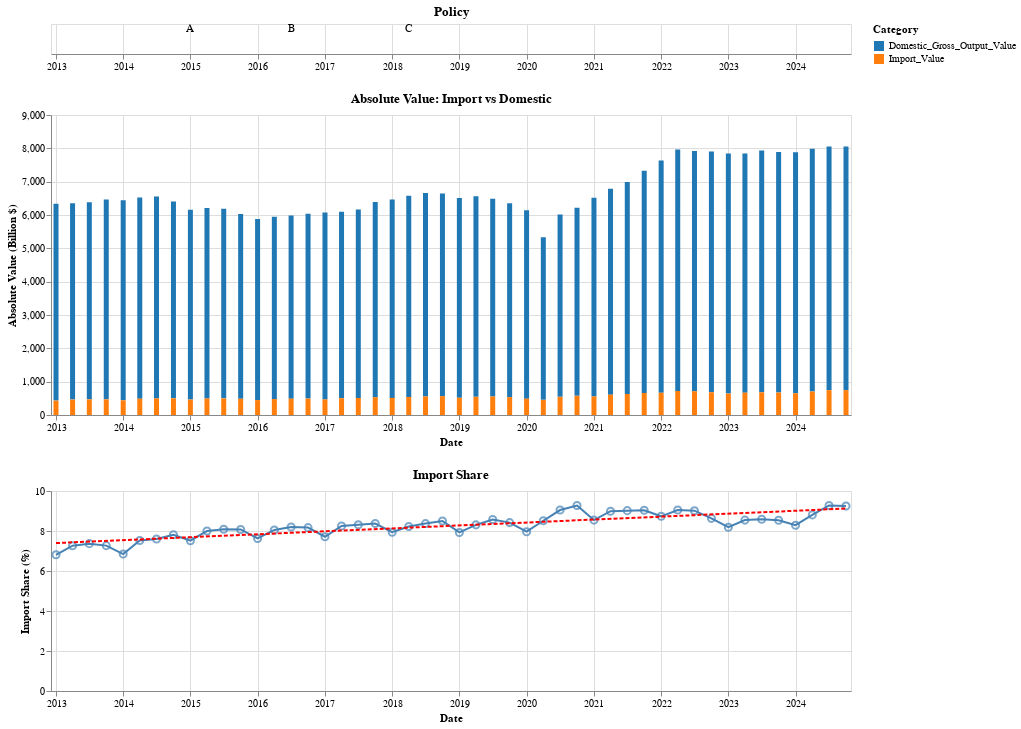

Source (notebook cell):
### Code cell
import pandas as pd
import altair as alt

# prepare dataframe
df_imp = pd.read_csv('../data/Processed/import_domestic/import.csv', names=['Quarter','Import_Value'],skiprows=1)
df_dmst  = pd.read_csv('../data/Processed/import_domestic/domestic_gross_output.csv', names=['Quarter','Domestic_Gross_Output_Value'],skiprows=1)

df = df_imp.merge(df_dmst, on='Quarter')
df['Date'] = pd.PeriodIndex(df['Quarter'], freq='Q').to_timestamp()
df['Share']   = df['Import_Value'] / (df['Import_Value'] + df['Domestic_Gross_Output_Value']) * 100

df_bar = df.melt(
    id_vars=['Date'],
    value_vars=['Domestic_Gross_Output_Value','Import_Value'],
    var_name='Type',
    value_name='Amount'
)

# build selector
nearest = alt.selection_point(
    fields=['Date'],
    nearest=True,
    on='mouseover',
    empty='none'
)

# build policy row
policy_bars = alt.Chart(policies).mark_rect().encode(
    x='start:T',
    x2='end:T',
    y=alt.value(0),        
    y2=alt.value(1),
    color=alt.Color('policy:N',
                    scale=alt.Scale(scheme='category10'))
).properties(height=30)

policy_labels = alt.Chart(policies).mark_text(
    baseline='middle', dy=-10, color='black'
).encode(
    x=alt.X('start:T', title=None),   
    text='policy:N'
).properties(height=30)

policy_row = alt.layer(policy_bars, policy_labels).properties(
    width=800,   
    title='Policy'
)

# build top
bars = alt.Chart(df_bar).mark_bar().encode(
    x=alt.X('Date:T',),
    y=alt.Y('Amount:Q', title='Absolute Value (Billion $)'),
    color=alt.Color('Type:N',
                    scale=alt.Scale(domain=['Domestic_Gross_Output_Value','Import_Value'],
                                    range=['#4C78A8','#F58518']),
                    legend=alt.Legend(title='Category'))
)

bars_points = alt.Chart(df_bar).mark_point(size=100, opacity=0).encode(
    x='Date:T',
    y='Amount:Q'
).add_selection(nearest)

bars_rule = alt.Chart(df).mark_rule(color='gray').encode(
    x='Date:T'
).transform_filter(nearest)

bars_text = alt.Chart(df_bar).transform_filter(nearest).mark_text(
    dy=-5
).encode(
    x='Date:T',
    y='Amount:Q',
    text=alt.Text('Amount:Q', format='.0f'),
    detail='Type:N'      
)

top = alt.layer(bars, bars_points, bars_rule, bars_text).properties(
    width=800, height=300,
    title='Absolute Value: Import vs Domestic'
)

# build bottom
raw_line = alt.Chart(df).mark_line(
    color='steelblue', strokeWidth=2
).encode(
    x='Date:T',
    y=alt.Y('Share:Q', title='Import Share (%)'),
)

points = alt.Chart(df).mark_point(
    color='steelblue', size=50
).encode(
    x='Date:T',
    y='Share:Q'
)

trend = alt.Chart(df).transform_regression(
    'Date', 'Share', method='linear'
).mark_line(
    color='red', strokeDash=[4,2], strokeWidth=2
).encode(
    x='Date:T',
    y='Share:Q'
)

line_rule = alt.Chart(df).mark_rule(color='gray').encode(
    x='Date:T'
).transform_filter(nearest)

line_text = alt.Chart(df).transform_filter(nearest).mark_text(
    dy=-10, color='black'
).encode(
    x='Date:T',
    y='Share:Q',
    text=alt.Text('Share:Q', format='.2f')
)

bottom = alt.layer(raw_line, points, trend, line_rule, line_text).properties(
    width=800, height=200,
    title='Import Share'
)

# assemble
chart = alt.vconcat(policy_row, top, bottom).resolve_scale(
    x='shared',    
    y='independent' 
)

chart

### Figure 1 — Vega-Lite specification as saved in the notebook (floating-point values rounded to 4 significant figures)
{"config": {"view": {"continuousWidth": 300, "continuousHeight": 300}}, "vconcat": [{"layer": [{"mark": {"type": "rect"}, "encoding": {"color": {"field": "policy", "scale": {"scheme": "category10"}, "type": "nominal"}, "x": {"field": "start", "type": "temporal"}, "x2": {"field": "end"}, "y": {"value": 0}, "y2": {"value": 1}}}, {"mark": {"type": "text", "baseline": "middle", "color": "black", "dy": -10}, "encoding": {"text": {"field": "policy", "type": "nominal"}, "x": {"field": "start", "title": null, "type": "temporal"}}}], "data": {"name": "data-5c3dd3c49d782131d1dd014be17825c5"}, "height": 30, "title": "Policy", "width": 800}, {"layer": [{"data": {"name": "data-085d1319cf2f3670b0c320fa85435f84"}, "mark": {"type": "bar"}, "encoding": {"color": {"field": "Type", "legend": {"title": "Category"}, "scale": {"domain": ["Domestic_Gross_Output_Value", "Import_Value"], "range": ["#4C78A8", "#F58518"]}, "type": "nominal"}, "x": {"field": "Date", "type": "temporal"}, "y": {"field": "Amount", "title": "Absolute Value (Billion $)", "type": "quantitative"}}}, {"data": {"name": "data-085d1319cf2f3670b0c320fa85435f84"}, "mark": {"type": "point", "opacity": 0, "size": 100}, "encoding": {"x": {"field": "Date", "type": "temporal"}, "y": {"field": "Amount", "type": "quantitative"}}, "name": "view_22"}, {"data": {"name": "data-89d1f18a340f41a9595c46fca8a3e423"}, "mark": {"type": "rule", "color": "gray"}, "encoding": {"x": {"field": "Date", "type": "temporal"}}, "transform": [{"filter": {"param": "param_35", "empty": false}}]}, {"data": {"name": "data-085d1319cf2f3670b0c320fa85435f84"}, "mark": {"type": "text", "dy": -5}, "encoding": {"detail": {"field": "Type", "type": "nominal"}, "text": {"field": "Amount", "format": ".0f", "type": "quantitative"}, "x": {"field": "Date", "type": "temporal"}, "y": {"field": "Amount", "type": "quantitative"}}, "transform": [{"filter": {"param": "param_35", "empty": false}}]}], "height": 300, "title": "Absolute Value: Import vs Domestic", "width": 800}, {"layer": [{"mark": {"type": "line", "color": "steelblue", "strokeWidth": 2}, "encoding": {"x": {"field": "Date", "type": "temporal"}, "y": {"field": "Share", "title": "Import Share (%)", "type": "quantitative"}}}, {"mark": {"type": "point", "color": "steelblue", "size": 50}, "encoding": {"x": {"field": "Date", "type": "temporal"}, "y": {"field": "Share", "type": "quantitative"}}}, {"mark": {"type": "line", "color": "red", "strokeDash": [4, 2], "strokeWidth": 2}, "encoding": {"x": {"field": "Date", "type": "temporal"}, "y": {"field": "Share", "type": "quantitative"}}, "transform": [{"on": "Date", "regression": "Share", "method": "linear"}]}, {"mark": {"type": "rule", "color": "gray"}, "encoding": {"x": {"field": "Date", "type": "temporal"}}, "transform": [{"filter": {"param": "param_35", "empty": false}}]}, {"mark": {"type": "text", "color": "black", "dy": -10}, "encoding": {"text": {"field": "Share", "format": ".2f", "type": "quantitative"}, "x": {"field": "Date", "type": "temporal"}, "y": {"field": "Share", "type": "quantitative"}}, "transform": [{"filter": {"param": "param_35", "empty": false}}]}], "data": {"name": "data-89d1f18a340f41a9595c46fca8a3e423"}, "height": 200, "title": "Import Share", "width": 800}], "params": [{"name": "param_35", "select": {"type": "point", "fields": ["Date"], "nearest": true, "on": "mouseover"}, "views": ["view_22"]}], "resolve": {"scale": {"x": "shared", "y": "independent"}}, "$schema": "https://vega.github.io/schema/vega-lite/v5.8.0.json", "datasets": {"data-5c3dd3c49d782131d1dd014be17825c5": [{"start": "2015-01-01T00:00:00", "end": "2016-06-30T00:00:00", "policy": "A"}, {"start": "2016-07-01T00:00:00", "end": "2018-03-31T00:00:00", "policy": "B"}, {"start": "2018-04-01T00:00:00", "end": "2020-12-31T00:00:00", "policy": "C"}], "data-085d1319cf2f3670b0c320fa85435f84": [{"Date": "2013-01-01T00:00:00", "Type": "Domestic_Gross_Output_Value", "Amount": 5908.0}, {"Date": "2013-04-01T00:00:00", "Type": "Domestic_Gross_Output_Value", "Amount": 5891.0}, {"Date": "2013-07-01T00:00:00", "Type": "Domestic_Gross_Output_Value", "Amount": 5915.0}, {"Date": "2013-10-01T00:00:00", "Type": "Domestic_Gross_Output_Value", "Amount": 5998.0}, {"Date": "2014-01-01T00:00:00", "Type": "Domestic_Gross_Output_Value", "Amount": 5999.0}, {"Date": "2014-04-01T00:00:00", "Type": "Domestic_Gross_Output_Value", "Amount": 6034.0}, {"Date": "2014-07-01T00:00:00", "Type": "Domestic_Gross_Output_Value", "Amount": 6059.0}, {"Date": "2014-10-01T00:00:00", "Type": "Domestic_Gross_Output_Value", "Amount": 5904.0}, {"Date": "2015-01-01T00:00:00", "Type": "Domestic_Gross_Output_Value", "Amount": 5697.0}, {"Date": "2015-04-01T00:00:00", "Type": "Domestic_Gross_Output_Value", "Amount": 5715.0}, {"Date": "2015-07-01T00:00:00", "Type": "Domestic_Gross_Output_Value", "Amount": 5688.0}, {"Date": "2015-10-01T00:00:00", "Type": "Domestic_Gross_Output_Value", "Amount": 5540.0}, {"Date": "2016-01-01T00:00:00", "Type": "Domestic_Gross_Output_Value", "Amount": 5430.0}, {"Date": "2016-04-01T00:00:00", "Type": "Domestic_Gross_Output_Value", "Amount": 5470.0}, {"Date": "2016-07-01T00:00:00", "Type": "Domestic_Gross_Output_Value", "Amount": 5493.0}, {"Date": "2016-10-01T00:00:00", "Type": "Domestic_Gross_Output_Value", "Amount": 5541.0}, {"Date": "2017-01-01T00:00:00", "Type": "Domestic_Gross_Output_Value", "Amount": 5606.0}, {"Date": "2017-04-01T00:00:00", "Type": "Domestic_Gross_Output_Value", "Amount": 5592.0}, {"Date": "2017-07-01T00:00:00", "Type": "Domestic_Gross_Output_Value", "Amount": 5655.0}, {"Date": "2017-10-01T00:00:00", "Type": "Domestic_Gross_Output_Value", "Amount": 5853.0}, {"Date": "2018-01-01T00:00:00", "Type": "Domestic_Gross_Output_Value", "Amount": 5953.0}, {"Date": "2018-04-01T00:00:00", "Type": "Domestic_Gross_Output_Value", "Amount": 6037.0}, {"Date": "2018-07-01T00:00:00", "Type": "Domestic_Gross_Output_Value", "Amount": 6103.0}, {"Date": "2018-10-01T00:00:00", "Type": "Domestic_Gross_Output_Value", "Amount": 6081.0}, {"Date": "2019-01-01T00:00:00", "Type": "Domestic_Gross_Output_Value", "Amount": 5997.0}, {"Date": "2019-04-01T00:00:00", "Type": "Domestic_Gross_Output_Value", "Amount": 6018.0}, {"Date": "2019-07-01T00:00:00", "Type": "Domestic_Gross_Output_Value", "Amount": 5931.0}, {"Date": "2019-10-01T00:00:00", "Type": "Domestic_Gross_Output_Value", "Amount": 5819.0}, {"Date": "2020-01-01T00:00:00", "Type": "Domestic_Gross_Output_Value", "Amount": 5651.0}, {"Date": "2020-04-01T00:00:00", "Type": "Domestic_Gross_Output_Value", "Amount": 4878.0}, {"Date": "2020-07-01T00:00:00", "Type": "Domestic_Gross_Output_Value", "Amount": 5473.0}, {"Date": "2020-10-01T00:00:00", "Type": "Domestic_Gross_Output_Value", "Amount": 5642.0}, {"Date": "2021-01-01T00:00:00", "Type": "Domestic_Gross_Output_Value", "Amount": 5957.0}, {"Date": "2021-04-01T00:00:00", "Type": "Domestic_Gross_Output_Value", "Amount": 6174.0}, {"Date": "2021-07-01T00:00:00", "Type": "Domestic_Gross_Output_Value", "Amount": 6358.0}, {"Date": "2021-10-01T00:00:00", "Type": "Domestic_Gross_Output_Value", "Amount": 6663.0}, {"Date": "2022-01-01T00:00:00", "Type": "Domestic_Gross_Output_Value", "Amount": 6968.0}, {"Date": "2022-04-01T00:00:00", "Type": "Domestic_Gross_Output_Value", "Amount": 7246.0}, {"Date": "2022-07-01T00:00:00", "Type": "Domestic_Gross_Output_Value", "Amount": 7207.0}, {"Date": "2022-10-01T00:00:00", "Type": "Domestic_Gross_Output_Value", "Amount": 7226.0}, {"Date": "2023-01-01T00:00:00", "Type": "Domestic_Gross_Output_Value", "Amount": 7200.0}, {"Date": "2023-04-01T00:00:00", "Type": "Domestic_Gross_Output_Value", "Amount": 7173.0}, {"Date": "2023-07-01T00:00:00", "Type": "Domestic_Gross_Output_Value", "Amount": 7253.0}, {"Date": "2023-10-01T00:00:00", "Type": "Domestic_Gross_Output_Value", "Amount": 7218.0}, {"Date": "2024-01-01T00:00:00", "Type": "Domestic_Gross_Output_Value", "Amount": 7229.0}, {"Date": "2024-04-01T00:00:00", "Type": "Domestic_Gross_Output_Value", "Amount": 7283.0}, {"Date": "2024-07-01T00:00:00", "Type": "Domestic_Gross_Output_Value", "Amount": 7309.0}, {"Date": "2024-10-01T00:00:00", "Type": "Domestic_Gross_Output_Value", "Amount": 7310.0}, {"Date": "2013-01-01T00:00:00", "Type": "Import_Value", "Amount": 431.9}, {"Date": "2013-04-01T00:00:00", "Type": "Import_Value", "Amount": 461.5}, {"Date": "2013-07-01T00:00:00", "Type": "Import_Value", "Amount": 470.5}, {"Date": "2013-10-01T00:00:00", "Type": "Import_Value", "Amount": 470.1}, {"Date": "2014-01-01T00:00:00", "Type": "Import_Value", "Amount": 440.9}, {"Date": "2014-04-01T00:00:00", "Type": "Import_Value", "Amount": 491.0}, {"Date": "2014-07-01T00:00:00", "Type": "Import_Value", "Amount": 498.5}, {"Date": "2014-10-01T00:00:00", "Type": "Import_Value", "Amount": 500.3}, {"Date": "2015-01-01T00:00:00", "Type": "Import_Value", "Amount": 462.9}, {"Date": "2015-04-01T00:00:00", "Type": "Import_Value", "Amount": 496.8}, {"Date": "2015-07-01T00:00:00", "Type": "Import_Value", "Amount": 500.3}, {"Date": "2015-10-01T00:00:00", "Type": "Import_Value", "Amount": 486.8}, {"Date": "2016-01-01T00:00:00", "Type": "Import_Value", "Amount": 448.4}, {"Date": "2016-04-01T00:00:00", "Type": "Import_Value", "Amount": 479.1}, {"Date": "2016-07-01T00:00:00", "Type": "Import_Value", "Amount": 490.8}, {"Date": "2016-10-01T00:00:00", "Type": "Import_Value", "Amount": 493.0}, {"Date": "2017-01-01T00:00:00", "Type": "Import_Value", "Amount": 468.6}, {"Date": "2017-04-01T00:00:00", "Type": "Import_Value", "Amount": 502.9}, {"Date": "2017-07-01T00:00:00", "Type": "Import_Value", "Amount": 512.9}, {"Date": "2017-10-01T00:00:00", "Type": "Import_Value", "Amount": 535.0}, {"Date": "2018-01-01T00:00:00", "Type": "Import_Value", "Amount": 513.4}, {"Date": "2018-04-01T00:00:00", "Type": "Import_Value", "Amount": 541.0}, {"Date": "2018-07-01T00:00:00", "Type": "Import_Value", "Amount": 557.5}, {"Date": "2018-10-01T00:00:00", "Type": "Import_Value", "Amount": 565.2}, {"Date": "2019-01-01T00:00:00", "Type": "Import_Value", "Amount": 516.5}, {"Date": "2019-04-01T00:00:00", "Type": "Import_Value", "Amount": 545.2}, {"Date": "2019-07-01T00:00:00", "Type": "Import_Value", "Amount": 556.3}, {"Date": "2019-10-01T00:00:00", "Type": "Import_Value", "Amount": 535.0}, {"Date": "2020-01-01T00:00:00", "Type": "Import_Value", "Amount": 489.1}, {"Date": "2020-04-01T00:00:00", "Type": "Import_Value", "Amount": 453.8}, {"Date": "2020-07-01T00:00:00", "Type": "Import_Value", "Amount": 544.4}, {"Date": "2020-10-01T00:00:00", "Type": "Import_Value", "Amount": 576.6}, {"Date": "2021-01-01T00:00:00", "Type": "Import_Value", "Amount": 556.6}, {"Date": "2021-04-01T00:00:00", "Type": "Import_Value", "Amount": 609.8}, {"Date": "2021-07-01T00:00:00", "Type": "Import_Value", "Amount": 630.2}, {"Date": "2021-10-01T00:00:00", "Type": "Import_Value", "Amount": 661.7}, {"Date": "2022-01-01T00:00:00", "Type": "Import_Value", "Amount": 666.8}, {"Date": "2022-04-01T00:00:00", "Type": "Import_Value", "Amount": 720.8}, {"Date": "2022-07-01T00:00:00", "Type": "Import_Value", "Amount": 714.1}, {"Date": "2022-10-01T00:00:00", "Type": "Import_Value", "Amount": 682.6}, {"Date": "2023-01-01T00:00:00", "Type": "Import_Value", "Amount": 642.1}, {"Date": "2023-04-01T00:00:00", "Type": "Import_Value", "Amount": 670.3}, {"Date": "2023-07-01T00:00:00", "Type": "Import_Value", "Amount": 681.3}, {"Date": "2023-10-01T00:00:00", "Type": "Import_Value", "Amount": 674.0}, {"Date": "2024-01-01T00:00:00", "Type": "Import_Value", "Amount": 653.5}, {"Date": "2024-04-01T00:00:00", "Type": "Import_Value", "Amount": 703.3}, {"Date": "2024-07-01T00:00:00", "Type": "Import_Value", "Amount": 747.4}, {"Date": "2024-10-01T00:00:00", "Type": "Import_Value", "Amount": 745.1}], "data-89d1f18a340f41a9595c46fca8a3e423": [{"Quarter": "2013Q1", "Import_Value": 431.9, "Domestic_Gross_Output_Value": 5908.0, "Date": "2013-01-01T00:00:00", "Share": 6.812}, {"Quarter": "2013Q2", "Import_Value": 461.5, "Domestic_Gross_Output_Value": 5891.0, "Date": "2013-04-01T00:00:00", "Share": 7.266}, {"Quarter": "2013Q3", "Import_Value": 470.5, "Domestic_Gross_Output_Value": 5915.0, "Date": "2013-07-01T00:00:00", "Share": 7.368}, {"Quarter": "2013Q4", "Import_Value": 470.1, "Domestic_Gross_Output_Value": 5998.0, "Date": "2013-10-01T00:00:00", "Share": 7.269}, {"Quarter": "2014Q1", "Import_Value": 440.9, "Domestic_Gross_Output_Value": 5999.0, "Date": "2014-01-01T00:00:00", "Share": 6.846}, {"Quarter": "2014Q2", "Import_Value": 491.0, "Domestic_Gross_Output_Value": 6034.0, "Date": "2014-04-01T00:00:00", "Share": 7.525}, {"Quarter": "2014Q3", "Import_Value": 498.5, "Domestic_Gross_Output_Value": 6059.0, "Date": "2014-07-01T00:00:00", "Share": 7.602}, {"Quarter": "2014Q4", "Import_Value": 500.3, "Domestic_Gross_Output_Value": 5904.0, "Date": "2014-10-01T00:00:00", "Share": 7.813}, {"Quarter": "2015Q1", "Import_Value": 462.9, "Domestic_Gross_Output_Value": 5697.0, "Date": "2015-01-01T00:00:00", "Share": 7.515}, {"Quarter": "2015Q2", "Import_Value": 496.8, "Domestic_Gross_Output_Value": 5715.0, "Date": "2015-04-01T00:00:00", "Share": 7.998}, {"Quarter": "2015Q3", "Import_Value": 500.3, "Domestic_Gross_Output_Value": 5688.0, "Date": "2015-07-01T00:00:00", "Share": 8.085}, {"Quarter": "2015Q4", "Import_Value": 486.8, "Domestic_Gross_Output_Value": 5540.0, "Date": "2015-10-01T00:00:00", "Share": 8.077}, {"Quarter": "2016Q1", "Import_Value": 448.4, "Domestic_Gross_Output_Value": 5430.0, "Date": "2016-01-01T00:00:00", "Share": 7.629}, {"Quarter": "2016Q2", "Import_Value": 479.1, "Domestic_Gross_Output_Value": 5470.0, "Date": "2016-04-01T00:00:00", "Share": 8.053}, {"Quarter": "2016Q3", "Import_Value": 490.8, "Domestic_Gross_Output_Value": 5493.0, "Date": "2016-07-01T00:00:00", "Share": 8.202}, {"Quarter": "2016Q4", "Import_Value": 493.0, "Domestic_Gross_Output_Value": 5541.0, "Date": "2016-10-01T00:00:00", "Share": 8.17}, {"Quarter": "2017Q1", "Import_Value": 468.6, "Domestic_Gross_Output_Value": 5606.0, "Date": "2017-01-01T00:00:00", "Share": 7.714}, {"Quarter": "2017Q2", "Import_Value": 502.9, "Domestic_Gross_Output_Value": 5592.0, "Date": "2017-04-01T00:00:00", "Share": 8.251}, {"Quarter": "2017Q3", "Import_Value": 512.9, "Domestic_Gross_Output_Value": 5655.0, "Date": "2017-07-01T00:00:00", "Share": 8.316}, {"Quarter": "2017Q4", "Import_Value": 535.0, "Domestic_Gross_Output_Value": 5853.0, "Date": "2017-10-01T00:00:00", "Share": 8.374}, {"Quarter": "2018Q1", "Import_Value": 513.4, "Domestic_Gross_Output_Value": 5953.0, "Date": "2018-01-01T00:00:00", "Share": 7.939}, {"Quarter": "2018Q2", "Import_Value": 541.0, "Domestic_Gross_Output_Value": 6037.0, "Date": "2018-04-01T00:00:00", "Share": 8.225}, {"Quarter": "2018Q3", "Import_Value": 557.5, "Domestic_Gross_Output_Value": 6103.0, "Date": "2018-07-01T00:00:00", "Share": 8.371}, {"Quarter": "2018Q4", "Import_Value": 565.2, "Domestic_Gross_Output_Value": 6081.0, "Date": "2018-10-01T00:00:00", "Share": 8.503}, {"Quarter": "2019Q1", "Import_Value": 516.5, "Domestic_Gross_Output_Value": 5997.0, "Date": "2019-01-01T00:00:00", "Share": 7.929}, {"Quarter": "2019Q2", "Import_Value": 545.2, "Domestic_Gross_Output_Value": 6018.0, "Date": "2019-04-01T00:00:00", "Share": 8.306}, {"Quarter": "2019Q3", "Import_Value": 556.3, "Domestic_Gross_Output_Value": 5931.0, "Date": "2019-07-01T00:00:00", "Share": 8.575}, {"Quarter": "2019Q4", "Import_Value": 535.0, "Domestic_Gross_Output_Value": 5819.0, "Date": "2019-10-01T00:00:00", "Share": 8.42}, {"Quarter": "2020Q1", "Import_Value": 489.1, "Domestic_Gross_Output_Value": 5651.0, "Date": "2020-01-01T00:00:00", "Share": 7.965}, {"Quarter": "2020Q2", "Import_Value": 453.8, "Domestic_Gross_Output_Value": 4878.0, "Date": "2020-04-01T00:00:00", "Share": 8.512}, {"Quarter": "2020Q3", "Import_Value": 544.4, "Domestic_Gross_Output_Value": 5473.0, "Date": "2020-07-01T00:00:00", "Share": 9.048}, {"Quarter": "2020Q4", "Import_Value": 576.6, "Domestic_Gross_Output_Value": 5642.0, "Date": "2020-10-01T00:00:00", "Share": 9.271}, {"Quarter": "2021Q1", "Import_Value": 556.6, "Domestic_Gross_Output_Value": 5957.0, "Date": "2021-01-01T00:00:00", "Share": 8.544}, {"Quarter": "2021Q2", "Import_Value": 609.8, "Domestic_Gross_Output_Value": 6174.0, "Date": "2021-04-01T00:00:00", "Share": 8.989}, {"Quarter": "2021Q3", "Import_Value": 630.2, "Domestic_Gross_Output_Value": 6358.0, "Date": "2021-07-01T00:00:00", "Share": 9.017}, {"Quarter": "2021Q4", "Import_Value": 661.7, "Domestic_Gross_Output_Value": 6663.0, "Date": "2021-10-01T00:00:00", "Share": 9.034}, {"Quarter": "2022Q1", "Import_Value": 666.8, "Domestic_Gross_Output_Value": 6968.0, "Date": "2022-01-01T00:00:00", "Share": 8.734}, {"Quarter": "2022Q2", "Import_Value": 720.8, "Domestic_Gross_Output_Value": 7246.0, "Date": "2022-04-01T00:00:00", "Share": 9.047}, {"Quarter": "2022Q3", "Import_Value": 714.1, "Domestic_Gross_Output_Value": 7207.0, "Date": "2022-07-01T00:00:00", "Share": 9.014}, {"Quarter": "2022Q4", "Import_Value": 682.6, "Domestic_Gross_Output_Value": 7226.0, "Date": "2022-10-01T00:00:00", "Share": 8.632}, {"Quarter": "2023Q1", "Import_Value": 642.1, "Domestic_Gross_Output_Value": 7200.0, "Date": "2023-01-01T00:00:00", "Share": 8.188}, {"Quarter": "2023Q2", "Import_Value": 670.3, "Domestic_Gross_Output_Value": 7173.0, "Date": "2023-04-01T00:00:00", "Share": 8.545}, {"Quarter": "2023Q3", "Import_Value": 681.3, "Domestic_Gross_Output_Value": 7253.0, "Date": "2023-07-01T00:00:00", "Share": 8.587}, {"Quarter": "2023Q4", "Import_Value": 674.0, "Domestic_Gross_Output_Value": 7218.0, "Date": "2023-10-01T00:00:00", "Share": 8.54}, {"Quarter": "2024Q1", "Import_Value": 653.5, "Domestic_Gross_Output_Value": 7229.0, "Date": "2024-01-01T00:00:00", "Share": 8.291}, {"Quarter": "2024Q2", "Import_Value": 703.3, "Domestic_Gross_Output_Value": 7283.0, "Date": "2024-04-01T00:00:00", "Share": 8.806}, {"Quarter": "2024Q3", "Import_Value": 747.4, "Domestic_Gross_Output_Value": 7309.0, "Date": "2024-07-01T00:00:00", "Share": 9.277}, {"Quarter": "2024Q4", "Import_Value": 745.1, "Domestic_Gross_Output_Value": 7310.0, "Date": "2024-10-01T00:00:00", "Share": 9.251}]}}
